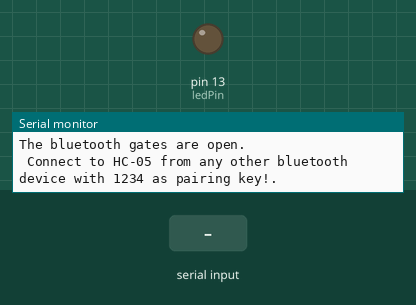
Recording of a sketch running on a simulated Arduino Uno, built with avr-gcc and run on an emulated ATmega328P. Parts: output pins drawn as LEDs (lit = HIGH), the last lines printed to the serial monitor. Inputs (shaded band) come from the test bench.

Above: at 1.2 s.
1.3 s: "1" received over the second serial link
At 1.9 s:
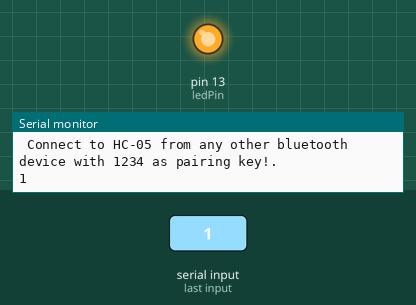
2.8 s: "0" received over the second serial link
At 3.1 s:
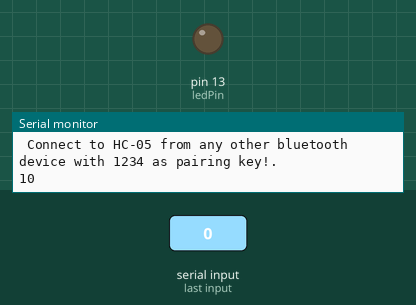
Timing chart, 0 to 5.8 s (numbered marks = the images above; inputs shaded):
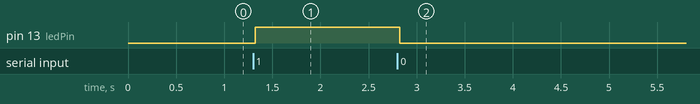

Measured:
- after the input at 1.3 s, pin 13 (ledPin): LOW → HIGH at once
- after the input at 2.8 s, pin 13 (ledPin): HIGH → LOW at once

The sketch:

led_lights.ino
```cpp
#include <SoftwareSerial.h>

SoftwareSerial EEBlue(10, 11); // RX | TX
int ledPin = 13;
int EEBlue_data;
int Serial_data;

void setup() {
  Serial.begin(9600);
  EEBlue.begin(9600);  //Default Baud for comm, it may be different for your Module.
  Serial.println("The bluetooth gates are open.\n Connect to HC-05 from any other bluetooth device with 1234 as pairing key!.");

  pinMode(ledPin, OUTPUT);
}

void loop(){
  // Feed any data from bluetooth to Terminal.
  if (EEBlue.available()){
    EEBlue_data = EEBlue.read();
    Serial.write(EEBlue_data);

    if (EEBlue_data == '0'){
      EEBlue.println("Turning the LED off");
      digitalWrite(ledPin, 0);
    } else if (EEBlue_data == '1'){
      EEBlue.println("Turning the LED on");
      digitalWrite(ledPin, 1);
    }
  }

  // Feed all data from terminal to bluetooth
  if (Serial.available()){
    Serial_data = Serial.read();
    EEBlue.write(Serial_data);
  }
}
```
